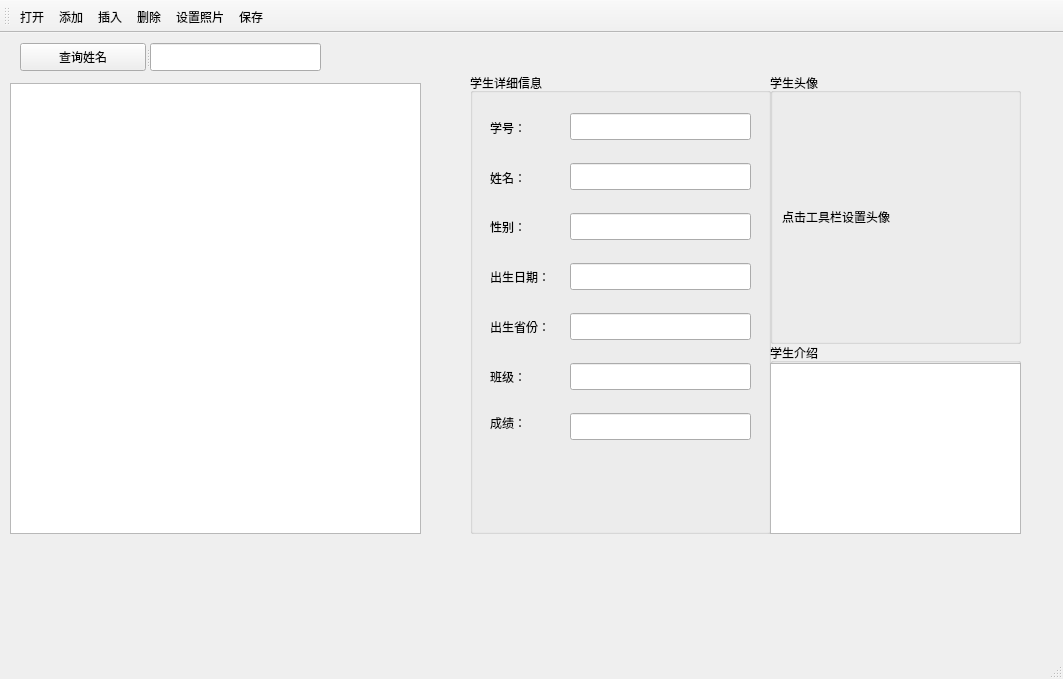
<?xml version="1.0" encoding="UTF-8"?>
<ui version="4.0">
 <class>MainWindow</class>
 <widget class="QMainWindow" name="MainWindow">
  <property name="geometry">
   <rect>
    <x>0</x>
    <y>0</y>
    <width>1063</width>
    <height>679</height>
   </rect>
  </property>
  <property name="windowTitle">
   <string>信息管理系统</string>
  </property>
  <widget class="QWidget" name="centralwidget">
   <widget class="QTableView" name="tableView">
    <property name="geometry">
     <rect>
      <x>10</x>
      <y>50</y>
      <width>411</width>
      <height>451</height>
     </rect>
    </property>
   </widget>
   <widget class="QGroupBox" name="groupBox_4">
    <property name="geometry">
     <rect>
      <x>470</x>
      <y>40</y>
      <width>301</width>
      <height>461</height>
     </rect>
    </property>
    <property name="title">
     <string>学生详细信息</string>
    </property>
    <widget class="QLabel" name="label_8">
     <property name="geometry">
      <rect>
       <x>20</x>
       <y>340</y>
       <width>51</width>
       <height>19</height>
      </rect>
     </property>
     <property name="text">
      <string>成绩：</string>
     </property>
    </widget>
    <widget class="QLabel" name="label_7">
     <property name="geometry">
      <rect>
       <x>20</x>
       <y>290</y>
       <width>61</width>
       <height>27</height>
      </rect>
     </property>
     <property name="text">
      <string>班级：</string>
     </property>
    </widget>
    <widget class="QLabel" name="label_6">
     <property name="geometry">
      <rect>
       <x>20</x>
       <y>240</y>
       <width>71</width>
       <height>27</height>
      </rect>
     </property>
     <property name="text">
      <string>出生省份：</string>
     </property>
    </widget>
    <widget class="QLabel" name="label_5">
     <property name="geometry">
      <rect>
       <x>20</x>
       <y>190</y>
       <width>71</width>
       <height>27</height>
      </rect>
     </property>
     <property name="text">
      <string>出生日期：</string>
     </property>
    </widget>
    <widget class="QLabel" name="label_4">
     <property name="geometry">
      <rect>
       <x>20</x>
       <y>140</y>
       <width>51</width>
       <height>27</height>
      </rect>
     </property>
     <property name="text">
      <string>性别：</string>
     </property>
    </widget>
    <widget class="QLabel" name="label_3">
     <property name="geometry">
      <rect>
       <x>20</x>
       <y>90</y>
       <width>51</width>
       <height>29</height>
      </rect>
     </property>
     <property name="text">
      <string>姓名：</string>
     </property>
    </widget>
    <widget class="QLineEdit" name="dbEditName">
     <property name="geometry">
      <rect>
       <x>100</x>
       <y>90</y>
       <width>181</width>
       <height>27</height>
      </rect>
     </property>
    </widget>
    <widget class="QLabel" name="label_2">
     <property name="geometry">
      <rect>
       <x>20</x>
       <y>40</y>
       <width>51</width>
       <height>29</height>
      </rect>
     </property>
     <property name="text">
      <string>学号：</string>
     </property>
    </widget>
    <widget class="QLineEdit" name="dbComboSex">
     <property name="geometry">
      <rect>
       <x>100</x>
       <y>140</y>
       <width>181</width>
       <height>27</height>
      </rect>
     </property>
    </widget>
    <widget class="QLineEdit" name="dbEditBirth">
     <property name="geometry">
      <rect>
       <x>100</x>
       <y>190</y>
       <width>181</width>
       <height>27</height>
      </rect>
     </property>
    </widget>
    <widget class="QLineEdit" name="dbComboProvince">
     <property name="geometry">
      <rect>
       <x>100</x>
       <y>240</y>
       <width>181</width>
       <height>27</height>
      </rect>
     </property>
    </widget>
    <widget class="QLineEdit" name="dbComboDep">
     <property name="geometry">
      <rect>
       <x>100</x>
       <y>290</y>
       <width>181</width>
       <height>27</height>
      </rect>
     </property>
    </widget>
    <widget class="QLineEdit" name="dbSpinSalary">
     <property name="geometry">
      <rect>
       <x>100</x>
       <y>340</y>
       <width>181</width>
       <height>27</height>
      </rect>
     </property>
    </widget>
    <widget class="QLineEdit" name="dbSpinEmpNo">
     <property name="geometry">
      <rect>
       <x>100</x>
       <y>40</y>
       <width>181</width>
       <height>27</height>
      </rect>
     </property>
    </widget>
   </widget>
   <widget class="QGroupBox" name="groupBox_5">
    <property name="geometry">
     <rect>
      <x>770</x>
      <y>40</y>
      <width>251</width>
      <height>271</height>
     </rect>
    </property>
    <property name="title">
     <string>学生头像</string>
    </property>
    <layout class="QHBoxLayout" name="horizontalLayout_9">
     <item>
      <widget class="QLabel" name="dbLabPhoto">
       <property name="text">
        <string>点击工具栏设置头像</string>
       </property>
      </widget>
     </item>
    </layout>
   </widget>
   <widget class="QGroupBox" name="groupboxs">
    <property name="geometry">
     <rect>
      <x>770</x>
      <y>310</y>
      <width>251</width>
      <height>191</height>
     </rect>
    </property>
    <property name="title">
     <string>学生介绍</string>
    </property>
    <widget class="QPlainTextEdit" name="dbEditMemo">
     <property name="geometry">
      <rect>
       <x>0</x>
       <y>20</y>
       <width>251</width>
       <height>171</height>
      </rect>
     </property>
     <property name="centerOnScroll">
      <bool>false</bool>
     </property>
    </widget>
   </widget>
   <widget class="QSplitter" name="splitter">
    <property name="geometry">
     <rect>
      <x>20</x>
      <y>10</y>
      <width>301</width>
      <height>28</height>
     </rect>
    </property>
    <property name="orientation">
     <enum>Qt::Horizontal</enum>
    </property>
    <widget class="QPushButton" name="pushButton">
     <property name="text">
      <string>查询姓名</string>
     </property>
    </widget>
    <widget class="QLineEdit" name="findName"/>
   </widget>
  </widget>
  <widget class="QStatusBar" name="statusbar"/>
  <widget class="QToolBar" name="toolBar">
   <property name="windowTitle">
    <string>toolBar</string>
   </property>
   <property name="iconSize">
    <size>
     <width>60</width>
     <height>60</height>
    </size>
   </property>
   <property name="toolButtonStyle">
    <enum>Qt::ToolButtonTextUnderIcon</enum>
   </property>
   <attribute name="toolBarArea">
    <enum>TopToolBarArea</enum>
   </attribute>
   <attribute name="toolBarBreak">
    <bool>false</bool>
   </attribute>
   <addaction name="actOpenDB"/>
   <addaction name="actAdd"/>
   <addaction name="actInsert"/>
   <addaction name="actDelete"/>
   <addaction name="actPhoto"/>
   <addaction name="actSave"/>
  </widget>
  <action name="actOpenDB">
   <property name="checkable">
    <bool>false</bool>
   </property>
   <property name="icon">
    <iconset resource="rec.qrc">
     <normaloff>:/new/prefix1/img/start.png</normaloff>:/new/prefix1/img/start.png</iconset>
   </property>
   <property name="text">
    <string>打开</string>
   </property>
   <property name="iconText">
    <string>打开</string>
   </property>
   <property name="visible">
    <bool>true</bool>
   </property>
   <property name="menuRole">
    <enum>QAction::NoRole</enum>
   </property>
   <property name="iconVisibleInMenu">
    <bool>true</bool>
   </property>
  </action>
  <action name="actAdd">
   <property name="icon">
    <iconset resource="rec.qrc">
     <normaloff>:/new/prefix1/img/add.jpg</normaloff>:/new/prefix1/img/add.jpg</iconset>
   </property>
   <property name="text">
    <string>添加</string>
   </property>
   <property name="menuRole">
    <enum>QAction::NoRole</enum>
   </property>
  </action>
  <action name="actInsert">
   <property name="icon">
    <iconset resource="rec.qrc">
     <normaloff>:/new/prefix1/img/inserts.jpg</normaloff>:/new/prefix1/img/inserts.jpg</iconset>
   </property>
   <property name="text">
    <string>插入</string>
   </property>
   <property name="menuRole">
    <enum>QAction::NoRole</enum>
   </property>
  </action>
  <action name="actDelete">
   <property name="icon">
    <iconset resource="rec.qrc">
     <normaloff>:/new/prefix1/img/delete.png</normaloff>:/new/prefix1/img/delete.png</iconset>
   </property>
   <property name="text">
    <string>删除</string>
   </property>
   <property name="menuRole">
    <enum>QAction::NoRole</enum>
   </property>
  </action>
  <action name="actPhoto">
   <property name="icon">
    <iconset resource="rec.qrc">
     <normaloff>:/new/prefix1/img/set.jpg</normaloff>:/new/prefix1/img/set.jpg</iconset>
   </property>
   <property name="text">
    <string>设置照片</string>
   </property>
   <property name="menuRole">
    <enum>QAction::NoRole</enum>
   </property>
  </action>
  <action name="actSave">
   <property name="icon">
    <iconset resource="rec.qrc">
     <normaloff>:/new/prefix1/img/save.jpg</normaloff>:/new/prefix1/img/save.jpg</iconset>
   </property>
   <property name="text">
    <string>保存</string>
   </property>
   <property name="menuRole">
    <enum>QAction::NoRole</enum>
   </property>
  </action>
 </widget>
 <resources>
  <include location="rec.qrc"/>
 </resources>
 <connections/>
</ui>
